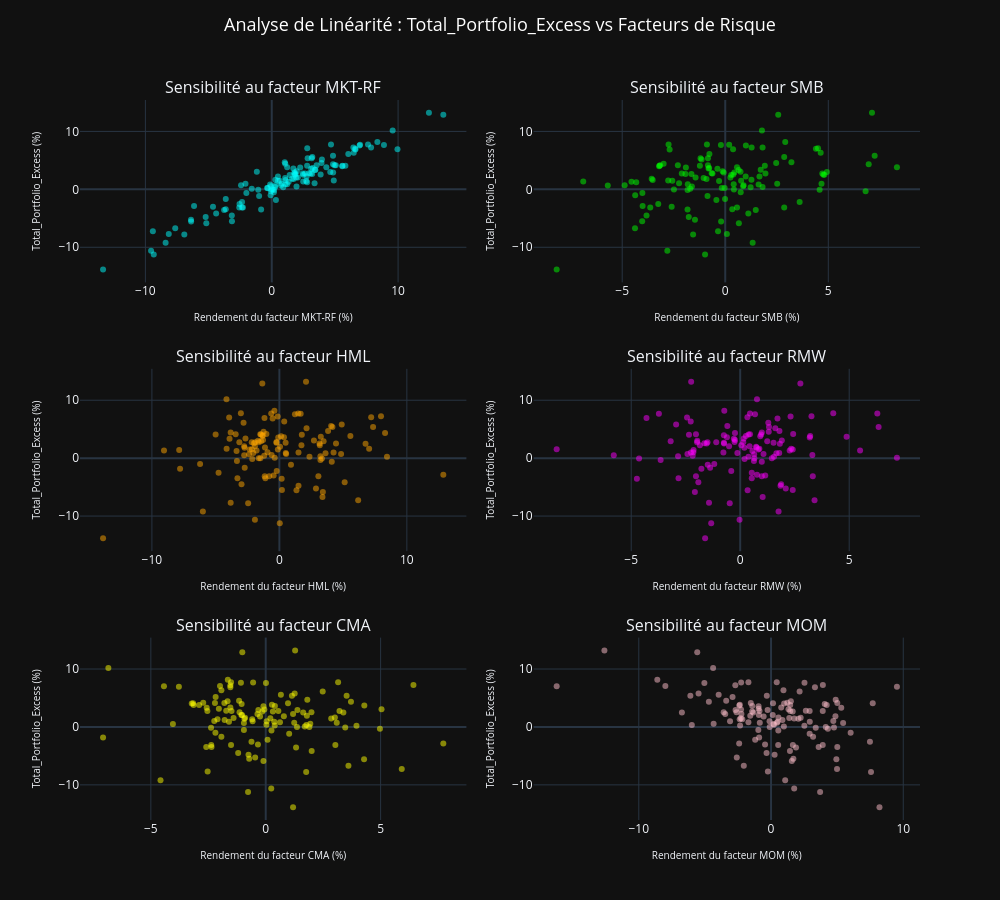

Notebook cell for this chart:
### Markdown cell above
## Excess returns and factor sensitivity

Portfolio returns are joined with the factors and converted into excess returns (portfolio return minus 
the risk-free rate `RF`), a necessary step for a properly specified factor regression (CAPM / Fama-French 
style).

The scatter plot of `Total_Portfolio_Excess` vs. factors shows a clearly linear relationship with 
`MKT-RF`: this is expected, since the total portfolio is diversified and therefore dominated by its 
market beta. The relationship with the other factors (SMB, HML, RMW, CMA, MOM) is more diffuse, which 
makes sense: on an aggregated portfolio, the individual style exposures of the sub-portfolios tend to 
cancel each other out.

This linearity becomes noticeably stronger when the analysis is run on a targeted sub-portfolio instead 
of the total portfolio — for example `Value_Excess` vs. `HML`, or `Small_Mid_Excess` vs. `SMB` — because 
it isolates the exposure to the factor that sub-portfolio was actually built around, rather than diluting 
it into an average. We'll verify this in the next regression by changing `selected_portfolio`.

### Code cell
def prepare_regression_data(returns, factors):
    final_data = returns.join(factors, how='inner').dropna()
    for portfolio_name in portfolio_to_plot:
        
        excess_col = f'{portfolio_name}_Excess'
        final_data[excess_col] = final_data[portfolio_name] - final_data['RF']
        
    return final_data


def plot_factor_sensitivities(data: pd.DataFrame, y_target: str, features: list):
    fig = make_subplots(
        rows=3, cols=2, 
        subplot_titles=[f"Sensibilité au facteur {feat}" for feat in features],
        vertical_spacing=0.12,
        horizontal_spacing=0.08
    )

    colors = ['cyan', 'lime', 'orange', 'magenta', 'yellow', 'pink']

    for i, feature in enumerate(features):
        row = (i // 2) + 1  
        col = (i % 2) + 1 
        
        x_val = data[feature]
        y_val = data[y_target]
        
        fig.add_trace(
            go.Scatter(
                x=x_val, 
                y=y_val, 
                mode='markers',
                marker=dict(color=colors[i % len(colors)], size=6, opacity=0.5),
                name=f"{feature} scatter"
            ),
            row=row, col=col
        )

        fig.update_xaxes(title_text=f"Rendement du facteur {feature} (%)", row=row, col=col, title_font=dict(size=10))
        fig.update_yaxes(title_text=f"{y_target} (%)", row=row, col=col, title_font=dict(size=10))

    fig.update_layout(
        title={
            'text': f"Analyse de Linéarité : {y_target} vs Facteurs de Risque",
            'y': 0.98,
            'x': 0.5,
            'xanchor': 'center',
            'yanchor': 'top',
            'font': dict(size=18, color='white')
        },
        template="plotly_dark",
        height=900,
        width=1000,
        showlegend=False,
        hovermode="closest"
    )

    fig.show()

df_final = prepare_regression_data(all_returns, factors)

selected_portfolio = 'Total_Portfolio' # Growth, Value, Small_Mid, Defensif, Qualite, Cyclique, Total_Portfolio
features = ['MKT-RF', 'SMB', 'HML', 'RMW', 'CMA', 'MOM']

target_y_var = f'{selected_portfolio}_Excess'
plot_factor_sensitivities(df_final, target_y_var, features)
